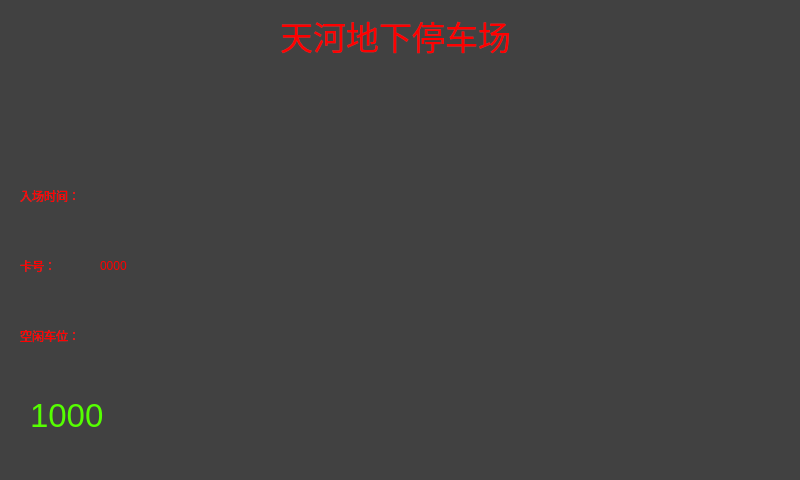
<?xml version="1.0" encoding="UTF-8"?>
<ui version="4.0">
 <class>MainWindow</class>
 <widget class="QMainWindow" name="MainWindow">
  <property name="geometry">
   <rect>
    <x>0</x>
    <y>0</y>
    <width>800</width>
    <height>480</height>
   </rect>
  </property>
  <property name="windowTitle">
   <string>MainWindow</string>
  </property>
  <property name="styleSheet">
   <string notr="true">background-color: rgb(65, 65, 65);</string>
  </property>
  <widget class="QWidget" name="centralwidget">
   <widget class="QLabel" name="label">
    <property name="geometry">
     <rect>
      <x>20</x>
      <y>100</y>
      <width>341</width>
      <height>31</height>
     </rect>
    </property>
    <property name="font">
     <font>
      <pointsize>15</pointsize>
     </font>
    </property>
    <property name="styleSheet">
     <string notr="true">color: rgb(255, 0, 0);</string>
    </property>
    <property name="text">
     <string/>
    </property>
   </widget>
   <widget class="QLabel" name="label_2">
    <property name="geometry">
     <rect>
      <x>130</x>
      <y>180</y>
      <width>321</width>
      <height>31</height>
     </rect>
    </property>
    <property name="styleSheet">
     <string notr="true">color: rgb(255, 0, 0);</string>
    </property>
    <property name="text">
     <string/>
    </property>
   </widget>
   <widget class="QLabel" name="label_5">
    <property name="geometry">
     <rect>
      <x>100</x>
      <y>250</y>
      <width>191</width>
      <height>31</height>
     </rect>
    </property>
    <property name="styleSheet">
     <string notr="true">color: rgb(255, 0, 0);</string>
    </property>
    <property name="text">
     <string>0000</string>
    </property>
   </widget>
   <widget class="QLabel" name="label_4">
    <property name="geometry">
     <rect>
      <x>20</x>
      <y>320</y>
      <width>141</width>
      <height>31</height>
     </rect>
    </property>
    <property name="styleSheet">
     <string notr="true">color: rgb(255, 0, 0);</string>
    </property>
    <property name="text">
     <string>空闲车位：</string>
    </property>
   </widget>
   <widget class="QLabel" name="label_7">
    <property name="geometry">
     <rect>
      <x>30</x>
      <y>380</y>
      <width>131</width>
      <height>71</height>
     </rect>
    </property>
    <property name="font">
     <font>
      <pointsize>25</pointsize>
     </font>
    </property>
    <property name="styleSheet">
     <string notr="true">color: rgb(85, 255, 0);</string>
    </property>
    <property name="text">
     <string>1000</string>
    </property>
   </widget>
   <widget class="QLabel" name="label_8">
    <property name="geometry">
     <rect>
      <x>280</x>
      <y>10</y>
      <width>341</width>
      <height>51</height>
     </rect>
    </property>
    <property name="font">
     <font>
      <pointsize>25</pointsize>
     </font>
    </property>
    <property name="styleSheet">
     <string notr="true">color: rgb(255, 0, 0);</string>
    </property>
    <property name="text">
     <string>天河地下停车场</string>
    </property>
   </widget>
   <widget class="QLabel" name="label_6">
    <property name="geometry">
     <rect>
      <x>20</x>
      <y>250</y>
      <width>71</width>
      <height>31</height>
     </rect>
    </property>
    <property name="styleSheet">
     <string notr="true">color: rgb(255, 0, 0);</string>
    </property>
    <property name="text">
     <string>卡号：</string>
    </property>
   </widget>
   <widget class="QLabel" name="label_10">
    <property name="geometry">
     <rect>
      <x>360</x>
      <y>250</y>
      <width>500</width>
      <height>225</height>
     </rect>
    </property>
    <property name="text">
     <string/>
    </property>
   </widget>
   <widget class="QLabel" name="label_3">
    <property name="geometry">
     <rect>
      <x>20</x>
      <y>180</y>
      <width>101</width>
      <height>31</height>
     </rect>
    </property>
    <property name="styleSheet">
     <string notr="true">color: rgb(255, 0, 0);</string>
    </property>
    <property name="text">
     <string>入场时间：</string>
    </property>
   </widget>
   <widget class="QLabel" name="label_9">
    <property name="geometry">
     <rect>
      <x>640</x>
      <y>20</y>
      <width>140</width>
      <height>220</height>
     </rect>
    </property>
    <property name="styleSheet">
     <string notr="true">border-image: url(:/p.jpg);</string>
    </property>
    <property name="text">
     <string/>
    </property>
   </widget>
  </widget>
 </widget>
 <resources/>
 <connections/>
</ui>
